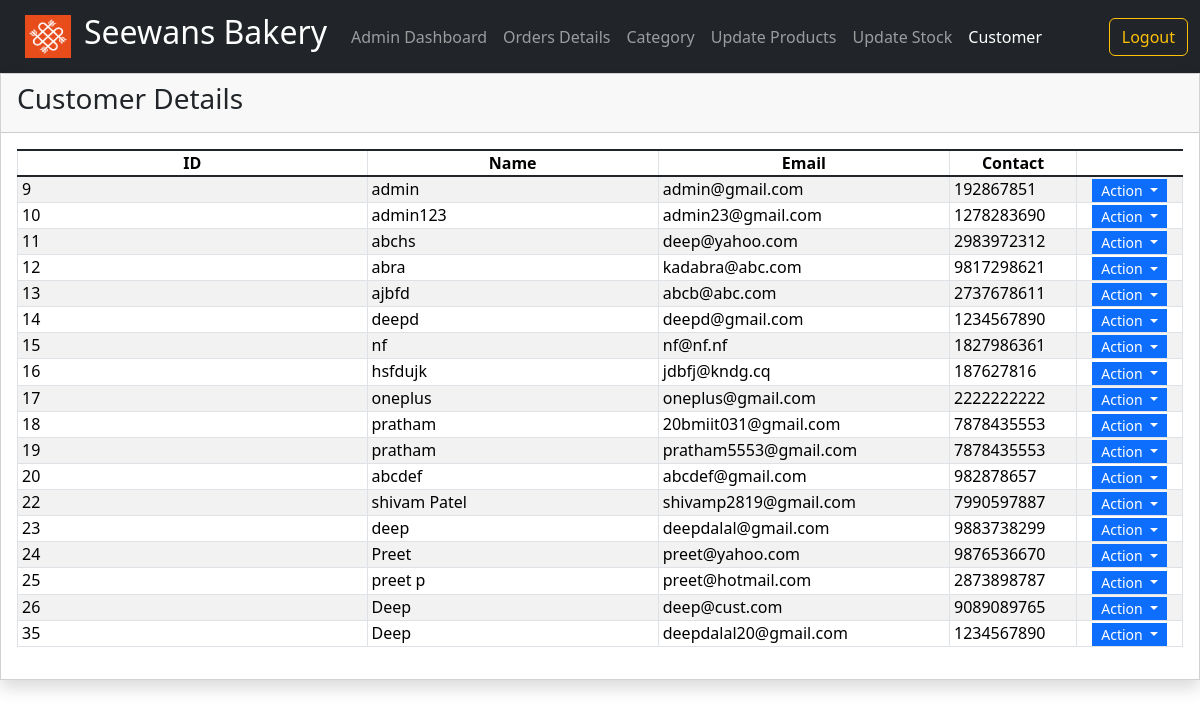
Before: /customer.php (signed in) with the older database file.
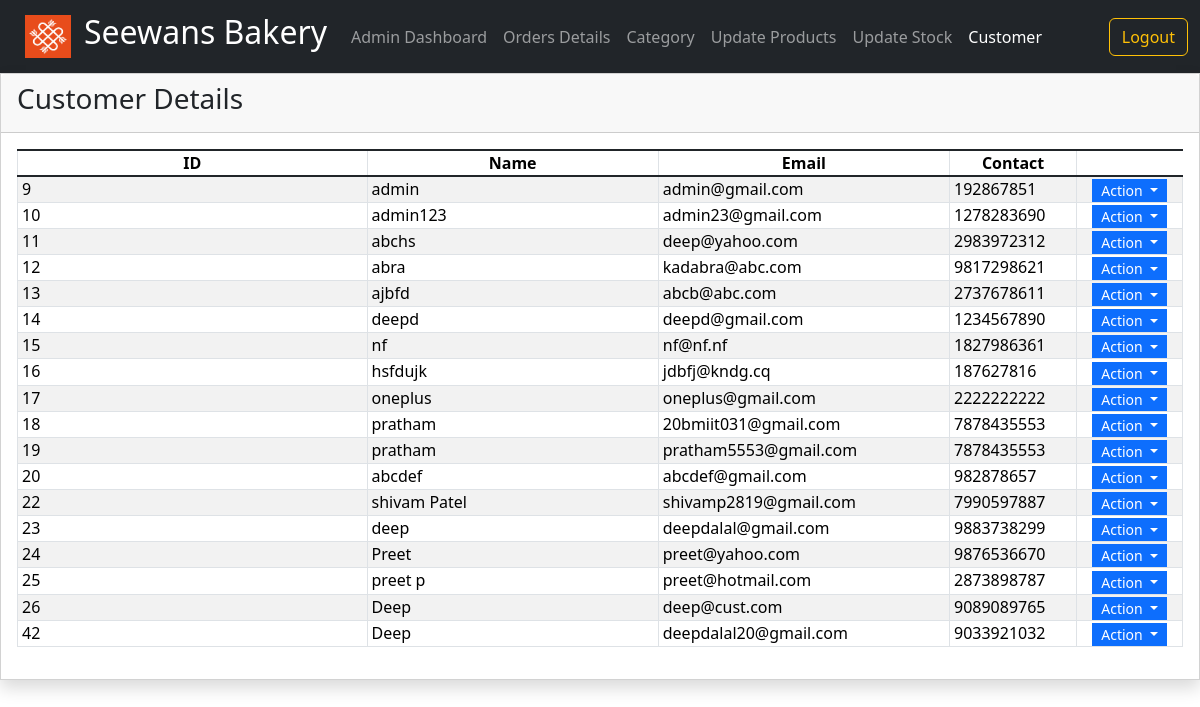
After: the same page with the newer database file.
### tables this page shows
CREATE TABLE `tbluser` (
  `id` int(11) NOT NULL,
  `name` varchar(50) NOT NULL,
  `email` varchar(256) NOT NULL,
  `password` varchar(256) NOT NULL,
  `contact` bigint(10) NOT NULL,
  `otp` int(11) NOT NULL,
  `date` datetime NOT NULL DEFAULT current_timestamp()
);

### customer.php (the view, shortened to what this page needs)
<?php
    include 'dbcon.php';
?>
<!doctype html>
<html lang="en">
  <head>
    <link href="https://cdn.jsdelivr.net/npm/bootstrap@5.1.3/dist/css/bootstrap.min.css" rel="stylesheet">
    <link rel="stylesheet" href="staff.css">
    <link rel="stylesheet" href="./Font-Awesome-master/css/all.min.css">
    <link rel="stylesheet" href="./css/bootstrap.min.css">
    <link rel="stylesheet" href="./select2/css/select2.min.css">
  </head>
  <body>
<nav class="navbar navbar-expand-lg navbar-dark bg-dark">
        <div class="container-fluid">
        <a href="admin.php"> <img class="btn"  src="seewans.png" alt="" width="72" height="57"> </a>
          <a class="navbar-brand" href="admin.php"><h2>Seewans Bakery</h2></a>
          <div class="collapse navbar-collapse" id="navbarSupportedContent">
            <ul class="navbar-nav me-auto mb-2 mb-lg-0">
              <li class="nav-item">
                <a class="nav-link" href="admin.php">Admin Dashboard</a>
              </li>
              <li class="nav-item">
                <a class="nav-link" href="orders.php">Orders Details</a>
              </li>
              <li class="nav-item">
                <a class="nav-link" href="category.php"> Category</a>
              </li>
              <li class="nav-item">
                <a class="nav-link" href="edproduct.php"> Update Products</a>
              </li>
              <li class="nav-item">
                <a class="nav-link" href="stock.php"> Update Stock</a>
              </li>
              <li class="nav-item">
                <a class="nav-link active" aria-current="page" href="#">Customer</a>
              </li>
            </ul>
            <a href="logout.php"><button class="btn btn-outline-warning" type="submit">Logout</button></a>
          </div>
        </div>
</nav>
<div class="card rounded-0 shadow">
    <div class="card-header d-flex justify-content-between">
        <h3 class="card-title">Customer Details</h3>
    </div>
    <div class="card-body">
        <table class="table table-hover table-striped table-bordered">
            <colgroup>
                <col width="30%">
                <col width="25%">
                <col width="25%">
            </colgroup>
            <thead>
                <tr>
                    <th class="text-center p-0">ID</th>
                    <th class="text-center p-0">Name</th>
                    <th class="text-center p-0">Email</th>
                    <th class="text-center p-0">Contact</th>
                </tr>
            </thead>
            <tbody>
            <?php
              $sql = "SELECT * FROM tbluser";
              $data = mysqli_query($conn, $sql);
              while($row = mysqli_fetch_assoc($data)):
            ?>
                <tr>
                    <td class="py-0 px-1"><?php echo $row['id']; ?></td>
                    <td class="py-0 px-1"><?php echo $row['name']; ?></td>
                    <td class="py-0 px-1"><?php echo $row['email']; ?></td>
                    <td class="py-0 px-1"><?php echo $row['contact']; ?></td>
                    <th class="text-center py-0 px-1">
                        <div class="btn-group" role="group">
                            <button id="btnGroupDrop1" type="button" class="btn btn-primary dropdown-toggle btn-sm rounded-0 py-0" data-bs-toggle="dropdown" aria-expanded="false">
                            Action
                            </button>
                        </div>
                    </th>
                </tr>
                <?php endwhile; ?>
            </tbody>
        </table>
    </div>
</div>
</body>
</html>

Changed rows visible on the page:
removed tbluser: id "35", name "Deep", email "deepdalal20@gmail.com", contact "1234567890"
added tbluser: id "42", name "Deep", email "deepdalal20@gmail.com", contact "9033921032"
